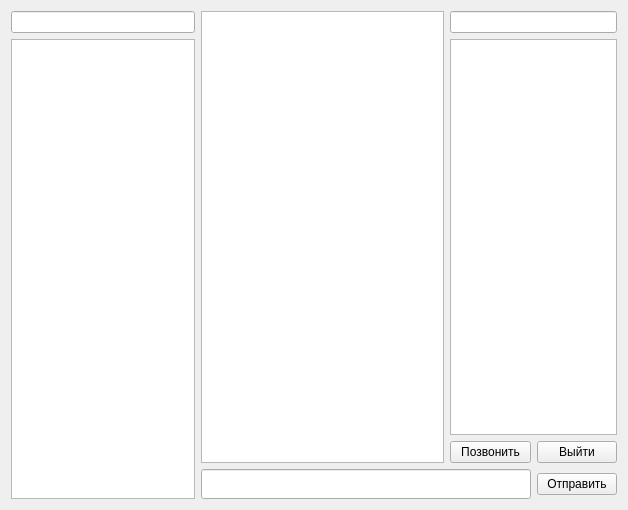
<?xml version="1.0" encoding="UTF-8"?>
<ui version="4.0">
 <class>Clientt</class>
 <widget class="QWidget" name="Clientt">
  <property name="geometry">
   <rect>
    <x>0</x>
    <y>0</y>
    <width>628</width>
    <height>510</height>
   </rect>
  </property>
  <property name="windowTitle">
   <string>ChatClient</string>
  </property>
  <layout class="QVBoxLayout" name="verticalLayout_2">
   <item>
    <layout class="QHBoxLayout" name="horizontalLayout">
     <item>
      <layout class="QVBoxLayout" name="verticalLayout_3">
       <item>
        <widget class="QLineEdit" name="filterChato">
         <property name="maximumSize">
          <size>
           <width>210</width>
           <height>16777215</height>
          </size>
         </property>
        </widget>
       </item>
       <item>
        <widget class="QListWidget" name="conversationsList">
         <property name="minimumSize">
          <size>
           <width>0</width>
           <height>0</height>
          </size>
         </property>
         <property name="maximumSize">
          <size>
           <width>210</width>
           <height>16777215</height>
          </size>
         </property>
        </widget>
       </item>
      </layout>
     </item>
     <item>
      <layout class="QVBoxLayout" name="verticalLayout">
       <item>
        <layout class="QHBoxLayout" name="horizontalLayout_3">
         <item>
          <widget class="QTextEdit" name="messagesListo">
           <property name="readOnly">
            <bool>true</bool>
           </property>
           <property name="textInteractionFlags">
            <set>Qt::TextSelectableByMouse</set>
           </property>
          </widget>
         </item>
         <item>
          <layout class="QVBoxLayout" name="verticalLayout_4">
           <item>
            <widget class="QLineEdit" name="filterMembero">
             <property name="maximumSize">
              <size>
               <width>180</width>
               <height>16777215</height>
              </size>
             </property>
            </widget>
           </item>
           <item>
            <widget class="QListWidget" name="userListo">
             <property name="maximumSize">
              <size>
               <width>180</width>
               <height>16777215</height>
              </size>
             </property>
            </widget>
           </item>
           <item>
            <layout class="QHBoxLayout" name="horizontalLayout_4">
             <item>
              <widget class="QPushButton" name="callButono">
               <property name="text">
                <string>Позвонить</string>
               </property>
              </widget>
             </item>
             <item>
              <widget class="QPushButton" name="deleteButtono">
               <property name="text">
                <string>Выйти</string>
               </property>
              </widget>
             </item>
            </layout>
           </item>
          </layout>
         </item>
        </layout>
       </item>
       <item>
        <layout class="QHBoxLayout" name="horizontalLayout_2">
         <item>
          <widget class="QLineEdit" name="messageo">
           <property name="minimumSize">
            <size>
             <width>0</width>
             <height>30</height>
            </size>
           </property>
          </widget>
         </item>
         <item>
          <widget class="QPushButton" name="sendButtono">
           <property name="text">
            <string>Отправить</string>
           </property>
           <property name="icon">
            <iconset>
             <normaloff>chat.png</normaloff>chat.png</iconset>
           </property>
          </widget>
         </item>
        </layout>
       </item>
      </layout>
     </item>
    </layout>
   </item>
  </layout>
 </widget>
 <resources/>
 <connections/>
</ui>
